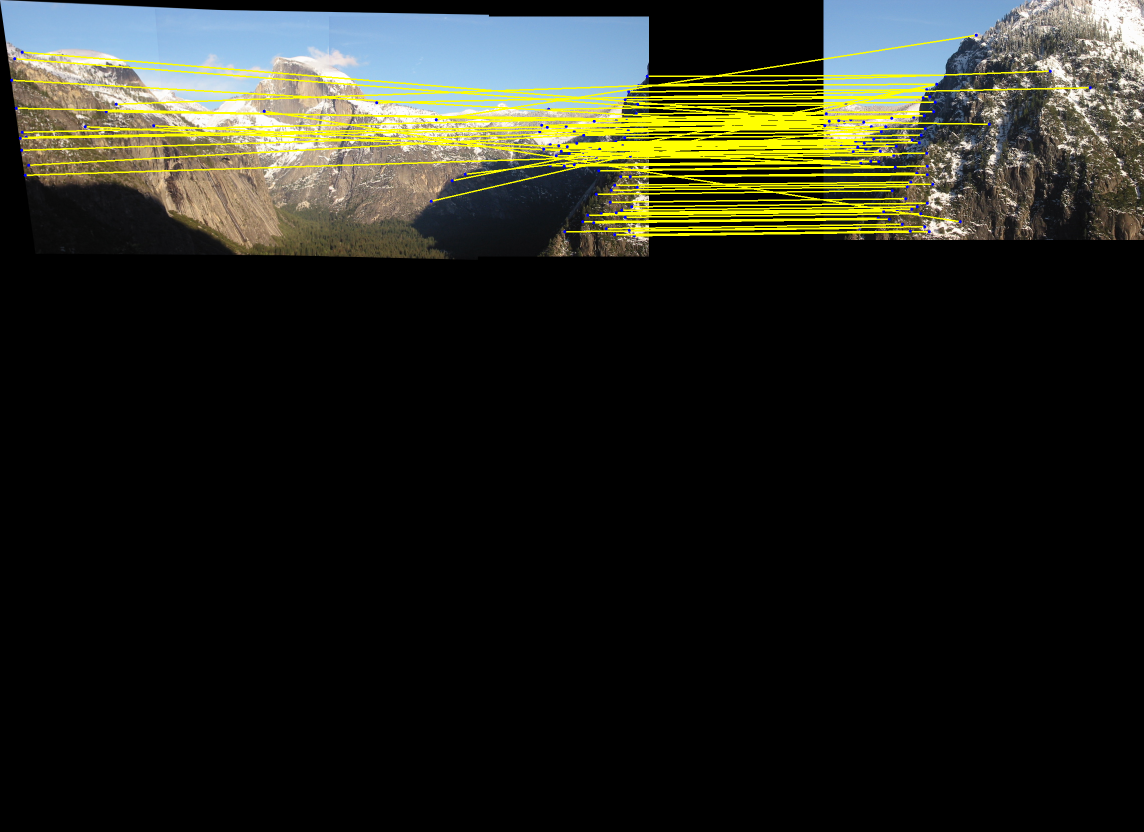
#> input picture Abhi1625_p1/Phase1/Code/matching.png, 2287 x 1663 px (shown at 1/2 size)
$ python -i MyPano.py   (imports and definitions only)
#> lines starting #> are read from the running program, lines starting #| are printed output that depends on the picture
#!/usr/bin/evn python

"""
CMSC733 Spring 2019: Classical and Deep Learning Approaches for
Geometric Computer Vision
Project1: MyAutoPano

Author(s):

Abhinav Modi (abhi1625@terpmail.umd.edu)
Masters of Engineering in Robotics,
University of Maryland, College Park
"""

# Code starts here:

import numpy as np
import cv2
import matplotlib.pyplot as plt
import math
import numpy.linalg
import glob
import copy
import skimage.feature
import argparse
# [11 lines of commented-out code are left out]

# [198 lines left out: functions ANMS, featdesc, match_pairs, showFeatures, ransac, stitch_img, not called in this run]
###############################################################################################
def Estimated_Homography(img1,img2):
        # else:
        # img1 = images[im+1]
        # img2 = images[-1]
    flag = True
    gray1 = cv2.cvtColor(img1, cv2.COLOR_BGR2GRAY)
    gray1 = np.float32(gray1)

    gray2 = cv2.cvtColor(img2, cv2.COLOR_BGR2GRAY)
    gray2 = np.float32(gray2)

    """
    Corner Detection
    Save Corner detection output as corners.png
    """
    corners1 = cv2.goodFeaturesToTrack(gray1, 100000, 0.001,10)
    # corners1 = cv2.goodFeaturesToTrack(gray1, 10000, 0.0001,10)
    corners1 = np.int0(corners1)


    i1 = copy.deepcopy(img1)
    for corner in corners1:
        x,y = corner.ravel()
        cv2.circle(i1,(x,y),3,255,-1)
    cv2.imwrite('corners1.png',i1)

    corners2 = cv2.goodFeaturesToTrack(gray2, 100000, 0.001,10)
    # corners1 = cv2.goodFeaturesToTrack(gray1, 10000, 0.0001,10)
    corners2 = np.int0(corners2)


    i2 = copy.deepcopy(img2)
    for corner in corners2:
        x,y = corner.ravel()
        cv2.circle(i2,(x,y),3,255,-1)
    cv2.imwrite('corners2.png',i2)

    """
    Perform ANMS: Adaptive Non-Maximal Suppression
    Save ANMS output as anms.png
    """
    best_corners1 = ANMS(gray1, 700)
    # anms1 = copy.deepcopy(img1)
    i1 = copy.deepcopy(img1)
    for corner1 in best_corners1:
        _,x1,y1 = corner1.ravel()
        cv2.circle(i1,(int(x1),int(y1)),3,255,-1)
    cv2.imwrite('anms1.png',i1)
    best_corners2 = ANMS(gray2, 700)
    # anms = copy.deepcopy(img2)
    i2 = copy.deepcopy(img2)
    for corner2 in best_corners2:
        _,x2,y2 = corner2.ravel()
        cv2.circle(i2,(int(x2),int(y2)),3,255,-1)
    cv2.imwrite('anms2.png',i2)
    """
    Feature Descriptors
    Save Feature Descriptor ay2output as FD.png
    """
    feat1 = featdesc(img=gray1, pad_width=40,anms_out=best_corners1,patch_size=40)
    feat2 = featdesc(img=gray2, pad_width=40,anms_out=best_corners2,patch_size=40)
    """
    Feature Matching
    Save Feature Matching output as matching.png
    """
    matchPairs = match_pairs(features1 = feat1,features2 = feat2, best_corners1 = best_corners1,best_corners2=best_corners2)
    print("Number of matches",len(matchPairs))
    if len(matchPairs)<45:
        print('Error')
        flag = False
    showFeatures(img1,img2,matchPairs,new_img_name = 'matching.png')
    """
    Refine: RANSAC, Estimate Homography
    """
    Hmg,pairs = ransac(matchPairs,N=3000,t=0.9 ,thresh=30.0)
    # showFeatures(img1,img2,matchPairs,new_img_name = 'matching.png')
    showFeatures(img1,img2,pairs,new_img_name = 'ransac.png')

    # Hmg = cv2.findHomography(matchPairs[],)
    return Hmg,flag


#Stitch and Blend the Panorama
def Blend(images):
    img1 = images[0]
    for im in images[1:]:
        # H = homography(img1, im, bff_match=False)
        H,flag = Estimated_Homography(img1,im)
        if flag == False:
            print('Number of matches is less than required')
            break
        # Hinv = np.linalg.inv(H)
        imgholder, origin_offset_x,origin_offset_y = stitch_img(img1,H,im.shape)
        oX = abs(origin_offset_x)
        oY = abs(origin_offset_y)
        for y in range(oY,im.shape[0]+oY):
            for x in range(oX,im.shape[1]+oX):

                img2_y = y - oY
                img2_x = x - oX
                imgholder[y,x,:] = im[img2_y,img2_x,:]

        img1 = imgholder
    # resize_pano = cv2.resize(img1,[1280,1024])
    # cv2.imwrite('pano.png',resize_pano)
    resize_pano = cv2.GaussianBlur(img1,(5,5),1.2)
    cv2.imwrite('blur_pano.png',resize_pano)
    return resize_pano

# [14 lines left out: function main, not called in this run]


# [2 lines not run here, left out]

>>> import cv2
>>> picture = cv2.imread('matching.png', cv2.IMREAD_GRAYSCALE)
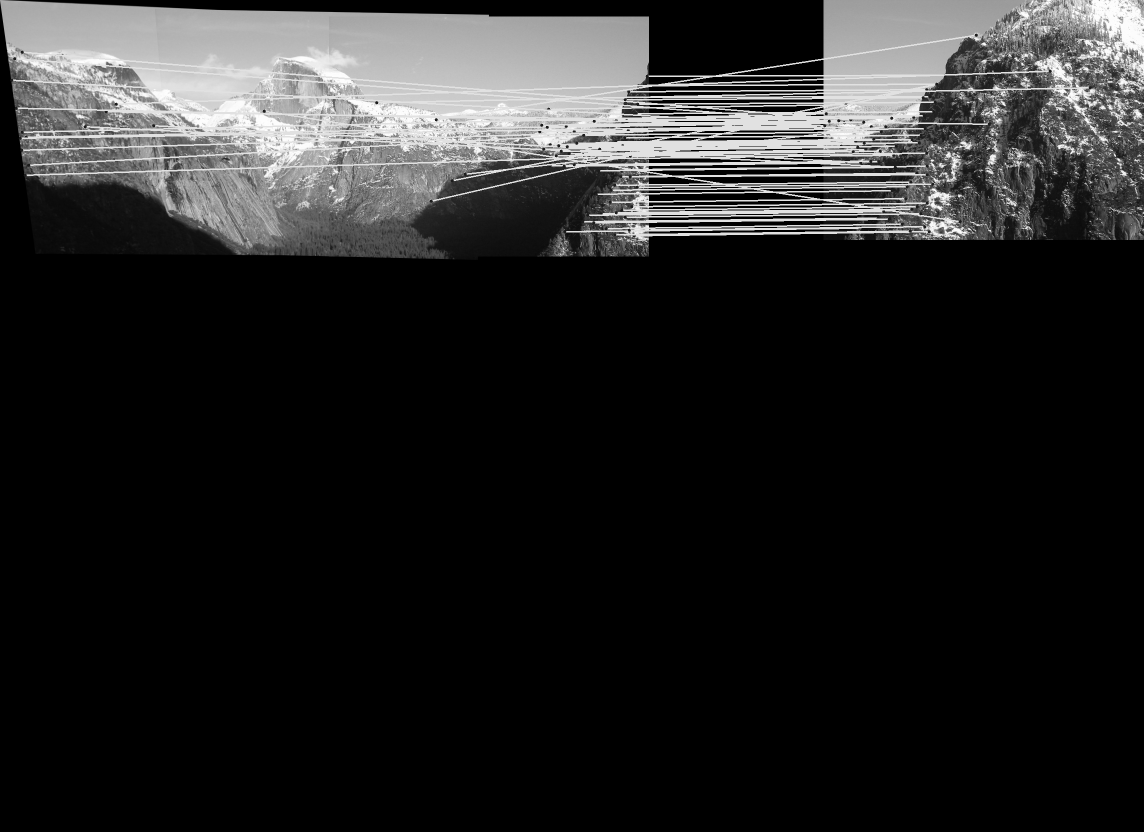
#> picture: shape (1663, 2287) (shown at 1/2 size); min 0, max 255, mean 36.7
>>> result = Blend(picture)
#> in Blend, `img1 = images[0]`: img1 = 2287 values, max 255 at index 2253, min 0 at index 41, mean 49.17
#> the loop in Blend, `for im in images[1:]:` made 1 pass
#> flag on pass 1: True
#> (the run stopped early here; a loop or call above may not have finished)
